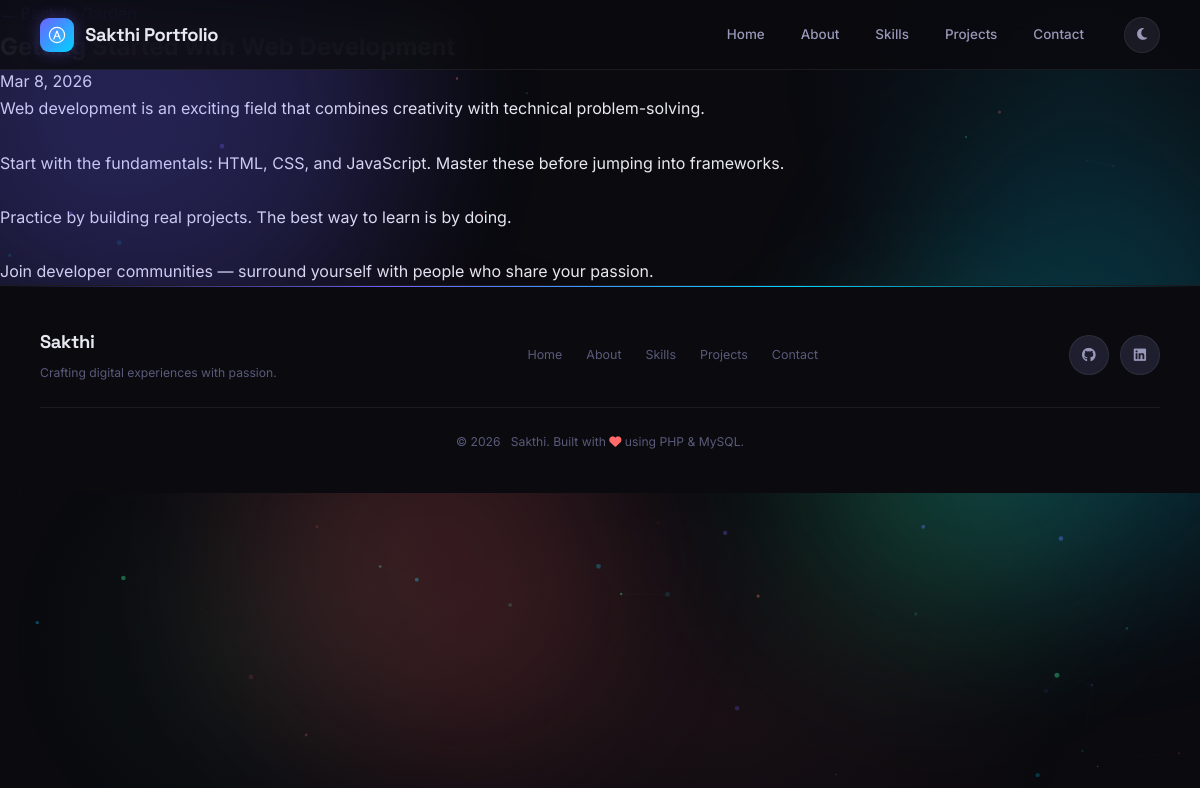
The page /note.php?id=1 on the database its author committed.
### tables this page shows
CREATE TABLE IF NOT EXISTS notes (
    id INT AUTO_INCREMENT PRIMARY KEY,
    title VARCHAR(200) NOT NULL,
    excerpt TEXT,
    content TEXT NOT NULL,
    published TINYINT(1) DEFAULT 0,
    created_at TIMESTAMP DEFAULT CURRENT_TIMESTAMP,
    updated_at TIMESTAMP DEFAULT CURRENT_TIMESTAMP ON UPDATE CURRENT_TIMESTAMP
);

CREATE TABLE IF NOT EXISTS profile (
    id INT PRIMARY KEY DEFAULT 1,
    name VARCHAR(100) NOT NULL DEFAULT 'Developer',
    headline VARCHAR(255) NOT NULL DEFAULT 'Full-Stack Developer',
    bio TEXT,
    email VARCHAR(100) NOT NULL DEFAULT 'hello@example.com',
    avatar VARCHAR(255) DEFAULT NULL,
    resume VARCHAR(255) DEFAULT NULL,
    github VARCHAR(255) DEFAULT NULL,
    linkedin VARCHAR(255) DEFAULT NULL,
    twitter VARCHAR(255) DEFAULT NULL,
    updated_at TIMESTAMP DEFAULT CURRENT_TIMESTAMP ON UPDATE CURRENT_TIMESTAMP
);

CREATE TABLE IF NOT EXISTS `social_links` (
    `id`            INT AUTO_INCREMENT PRIMARY KEY,
    `platform`      VARCHAR(50)  NOT NULL,
    `url`           VARCHAR(500) NOT NULL,
    `icon_class`    VARCHAR(100) DEFAULT 'fa-solid fa-link',
    `display_order` INT DEFAULT 0,
    `created_at`    TIMESTAMP DEFAULT CURRENT_TIMESTAMP
);

### includes/db.php (called while the page is built, shortened)
<?php
class Database {
    private static $instance = null;
    private $connection;
    private function __construct() {
        try {
            $this->connection = new mysqli(DB_HOST, DB_USER, DB_PASS, DB_NAME);
            $this->connection->set_charset('utf8mb4');
        } catch (mysqli_sql_exception $e) {
            error_log("Database connection failed: " . $e->getMessage());
            if (defined('DB_HOST') && DB_HOST === 'localhost') {
                die('<div style="font-family:sans-serif;padding:2rem;background:#1a1a24;color:#ff4444;border:1px solid #ff4444;border-radius:12px;margin:2rem;max-width:600px;">
                    <h2>⚠️ Database Connection Failed</h2>
                    <p>' . htmlspecialchars($e->getMessage()) . '</p>
                    <p style="color:#a0a0b0;margin-top:1rem;">Run <a href="' . BASE_URL . '/setup.php" style="color:#6c5ce7;">setup.php</a> to create the database.</p>
                </div>');
            } else {
                die("Database connection error. Please try again later.");
            }
        }
    }
    public static function getInstance() {
        if (self::$instance === null) {
            self::$instance = new self();
        }
        return self::$instance;
    }
    public function query($sql, $params = [], $types = '') {
        try {
            $stmt = $this->connection->prepare($sql);
            if (!empty($params)) {
                $stmt->bind_param($types, ...$params);
            }
            $stmt->execute();
            return $stmt;
        } catch (mysqli_sql_exception $e) {
            error_log("Query failed: " . $e->getMessage() . " | SQL: " . $sql);
            return false;
        }
    }
    public function getRow($sql, $params = [], $types = '') {
        $stmt = $this->query($sql, $params, $types);
        if ($stmt) {
            $result = $stmt->get_result();
            return $result->fetch_assoc();
        }
        return null;
    }
    public function getRows($sql, $params = [], $types = '') {
        $stmt = $this->query($sql, $params, $types);
        if ($stmt) {
            $result = $stmt->get_result();
            return $result->fetch_all(MYSQLI_ASSOC);
        }
        return [];
    }
}

### includes/functions.php (called while the page is built, shortened)
<?php
function escape($string)
{
    return htmlspecialchars($string ?? '', ENT_QUOTES | ENT_SUBSTITUTE, 'UTF-8');
}
function formatDate($date)
{
    return date('M j, Y', strtotime($date));
}
function sanitizeUrl($url)
{
    $url = trim($url ?? '');
    return filter_var($url, FILTER_SANITIZE_URL) ?: '';
}
function getProfile()
{
    $db = Database::getInstance();
    $profile = $db->getRow("SELECT * FROM profile WHERE id = 1");
    return $profile ?: [
        'name' => 'Developer',
        'headline' => 'Full-Stack Developer',
        'bio' => 'Building digital experiences.',
        'email' => 'hello@example.com',
        'avatar' => null,
        'resume' => null,
        'github' => null,
        'linkedin' => null,
        'twitter' => null,
    ];
}
function getSocialLinks()
{
    $db = Database::getInstance();
    return $db->getRows("SELECT * FROM social_links ORDER BY display_order ASC, id ASC") ?: [];
}
function getPublishedNote($id)
{
    $db = Database::getInstance();
    return $db->getRow("SELECT * FROM notes WHERE id = ? AND published = 1", [(int) $id], 'i');
}

### note.php (the view, shortened to what this page needs)
<?php
require_once 'includes/db.php';
require_once 'includes/functions.php';
$id = isset($_GET['id']) ? (int)$_GET['id'] : 0;
$note = getPublishedNote($id);
require_once 'includes/header.php';
?>
<article class="note-detail bento-grid">
    <div class="note-header bento-card">
        <a href="<?php echo BASE_URL; ?>/#garden" class="back-link">← Back to Garden</a>
        <h1><?php echo escape($note['title']); ?></h1>
        <time datetime="<?php echo $note['created_at']; ?>">
            <?php echo formatDate($note['created_at']); ?>
        </time>
    </div>
    <div class="note-content bento-card">
        <?php echo nl2br(escape($note['content'])); ?>
    </div>
</article>
<?php require_once 'includes/footer.php'; ?>

### includes/footer.php (shortened to what this page needs)
</main>
<?php
$profile = $profile ?? getProfile();
if (empty($isAdminPage)):
    ?>
    <footer class="site-footer" role="contentinfo">
        <div class="footer-inner">
            <div class="footer-brand">
                <span class="footer-logo"><?php echo escape($profile['name'] ?? SITE_NAME); ?></span>
                <p class="footer-tagline">Crafting digital experiences with passion.</p>
            </div>
            <nav class="footer-nav" aria-label="Footer navigation">
                <a href="#hero">Home</a>
                <a href="#about">About</a>
                <a href="#skills">Skills</a>
                <a href="#projects">Projects</a>
                <a href="#contact">Contact</a>
            </nav>
            <div class="footer-social">
                <?php
                $footerSocials = getSocialLinks();
                if ($footerSocials):
                    foreach ($footerSocials as $sl):
                        $url = sanitizeUrl($sl['url']);
                        ?>
                        <a href="<?php echo escape($url); ?>" target="_blank" rel="noopener noreferrer"
                            aria-label="<?php echo escape($sl['platform']); ?>" class="social-icon-btn">
                            <i class="<?php echo escape($sl['icon_class']); ?>" aria-hidden="true"></i>
                        </a>
                    <?php endforeach; endif; ?>
            </div>
        </div>
        <div class="footer-bottom">
            <p>&copy; <?php echo date('Y'); ?> &nbsp;
                <?php echo escape($profile['name'] ?? SITE_NAME); ?>.
                Built with <i class="fa-solid fa-heart"></i> using PHP &amp; MySQL.
            </p>
        </div>
    </footer>
<?php endif; ?>
</body>
</html>

### assets/css/style.css (style rules this page uses)
:root { --bg: #0a0a0f; --bg2: #111118; --bg3: #1a1a24; --card: #13131c; --card2: #1e1e2e; --stroke: rgba(108, 99, 255, 0.18); --stroke2: rgba(255, 255, 255, 0.07); --violet: #6c63ff; --violet2: #8b83ff; --cyan: #00d4ff; --coral: #ff6b6b; --green: #39d98a; --gold: #ffd166; --ink: #e8e8f0; --ink2: #9898b8; --ink3: #5a5a7a; --glow-v: rgba(108, 99, 255, 0.35); --glow-c: rgba(0, 212, 255, 0.25); --shadow-sm: 0 2px 12px rgba(0, 0, 0, .4); --shadow-card: 0 8px 32px rgba(0, 0, 0, .5); --shadow-hover: 0 20px 56px rgba(108, 99, 255, .2); --shadow-glow: 0 0 40px rgba(108, 99, 255, .25); --radius: 16px; --radius-sm: 10px; --radius-pill: 100px; --tr: .22s ease; --font: 'Inter', sans-serif; --font-head: 'Space Grotesk', sans-serif; --navbar-h: 70px; }
*, *::before, *::after { box-sizing: border-box; margin: 0; padding: 0 }
html { scroll-behavior: smooth }
body { font-family: var(--font); background: var(--bg); color: var(--ink); overflow-x: hidden; line-height: 1.7; }
a { color: var(--violet); text-decoration: none; transition: color var(--tr) }
.social-icon-btn { width: 40px; height: 40px; border-radius: 50%; background: var(--card2); border: 1px solid var(--stroke2); display: flex; align-items: center; justify-content: center; color: var(--ink2); font-size: .88rem; transition: all .25s; text-decoration: none; }
.site-footer { background: var(--bg); color: var(--ink); padding: 2.5rem 2.5rem; position: relative; z-index: 1; border-top: 1px solid var(--stroke2); }
.site-footer::before { content: ''; position: absolute; top: 0; left: 0; right: 0; height: 1px; background: linear-gradient(90deg, transparent, var(--violet), var(--cyan), transparent); }
.footer-inner { max-width: 1200px; margin: 0 auto; display: flex; justify-content: space-between; align-items: center; gap: 2rem; }
.footer-logo { font-family: var(--font-head); font-weight: 700; font-size: 1.15rem; letter-spacing: -.02em; display: block; margin-bottom: .3rem; color: var(--ink); }
.footer-tagline { font-size: .76rem; color: var(--ink3) }
.footer-nav { display: flex; gap: 1.5rem; flex-wrap: wrap; align-items: center }
.footer-nav a { font-size: .78rem; color: var(--ink3); transition: color var(--tr) }
.footer-social { display: flex; gap: .7rem }
.footer-bottom { max-width: 1200px; margin: 1.5rem auto 0; padding-top: 1.5rem; border-top: 1px solid var(--stroke2); text-align: center; font-size: .76rem; color: var(--ink3); }
.footer-bottom .fa-heart { color: var(--coral); font-size: .76rem }

### rows shown on the page
notes: title "Getting Started with Web Development", created_at "Mar 8, 2026", content "Web development is an exciting field that combines creativity with technical problem-solving. Start with the fundamentals: HTML, CSS, and JavaScript. Master these before jumping into frameworks. Practice by building real projects. The best way to learn is by doing. Join developer communities — surround yourself with people who share your passion."
profile: name "Sakthi"

### other values the page prints
SITE_NAME "Sakthi Portfolio"
